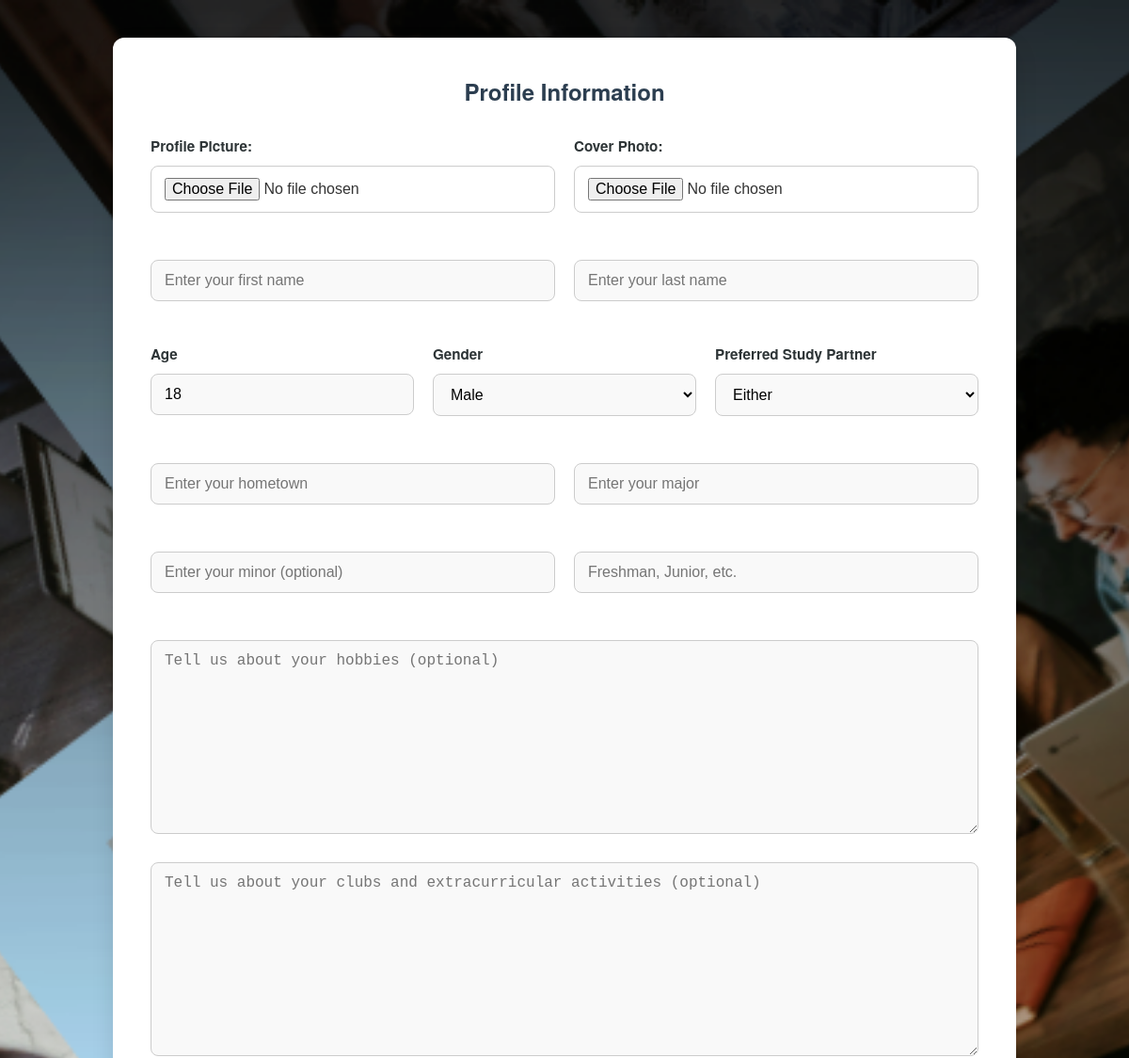
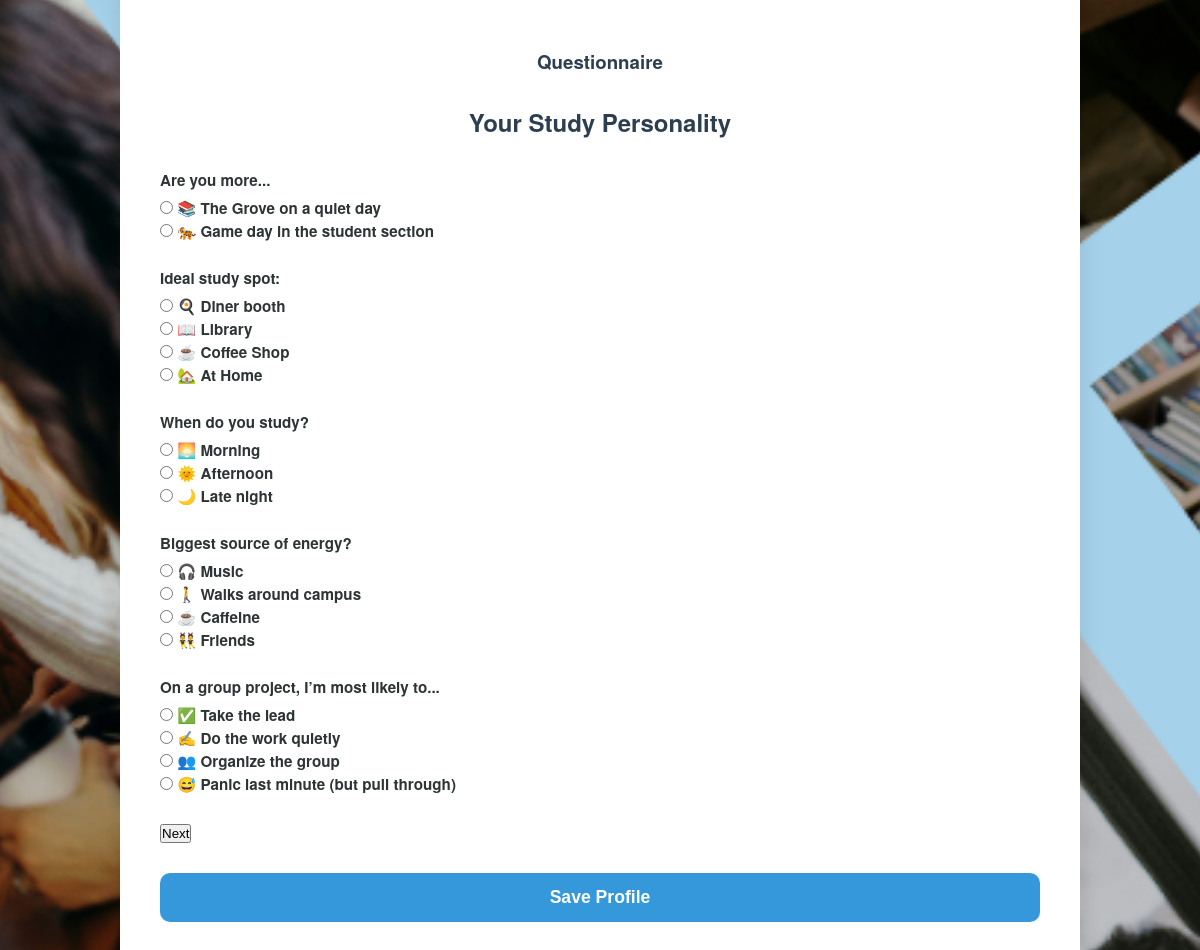
/create-profile/ (signed in), run on the app's committed database (2 pictures, top to bottom).
### app/models.py (models this page shows, shortened)
class Profile(models.Model):
    user = models.OneToOneField(User, on_delete=models.CASCADE)
    current_match_index = models.IntegerField(default=0)
    last_seen = models.DateTimeField(null=True, blank=True)
    is_super_admin = models.BooleanField(default=False)
    is_group_admin = models.BooleanField(default=False)
    first_name = models.CharField(max_length=50, null=False, blank=False)
    last_name = models.CharField(max_length=50, null=False, blank=False)
    age = models.IntegerField(default=18, null=False, blank=False)
    hometown = models.CharField(max_length=100, null=False, blank=False)
    major = models.CharField(max_length=100, null=False, blank=False)
    minor = models.CharField(max_length=100, blank=True, null=True)
    grade = models.CharField(max_length=20, null=False, blank=False)
    GENDER_CHOICES_1 = [
        ('male', 'Male'),
        ('female', 'Female'),
        ('other', 'Other')
    ]
    GENDER_CHOICES_2 = [
        ('', 'Either'),
        ('male', 'Male'),
        ('female', 'Female')
    ]
    CAMPUS_GROUP_CHOICES=[
        ('fraternity_sorority', '🏛 Fraternity/Sorority'), ('academic_clubs', '🧠 Academic clubs (e.g., Honors College, debate, CME)'),
        ('creative_orgs', '🎨 Creative orgs (e.g., theatre, film, writing)'),
        ('sports_intramurals', '🎽 Sports or intramurals'),
        ('music_arts_groups', '🎸 Music or arts-related groups'),
        ('religious_orgs', '🙏 Religious orgs (e.g., Cru, Young Life, RUF)'), ('service_groups', '🌍 Service & volunteer groups'),
        ('niche_clubs', '🧩 Niche interest clubs (e.g., gaming, outdoors, crypto, chess)'),
        ('not_involved', '🚫 Not involved (yet!)')]
    GHOST_LIKELIHOOD_CHOICES = [(str(i), str(i)) for i in range(0, 11)]
    grove_or_game_day = models.CharField(max_length=50, choices=[('grove', '📚 The Grove on a quiet day'), ('game_day', '🐅 Game day in the student section')])
    ideal_study_spot = models.CharField(max_length=50, choices=[('ajax', '🍳 Diner booth'), ('library', '📖 Library'), ('uptown', '☕ Coffee Shop'), ('couch', '🏡 At Home')])
    study_time = models.CharField(max_length=50, choices=[('morning', '🌅 Morning'), ('afternoon', '🌞 Afternoon'), ('late_night', '🌙 Late night')])
    energy_source = models.CharField(max_length=50, choices=[('music', '🎧 Music'), ('walks', '🚶 Walks around campus'), ('caffeine', '☕ Caffeine'), ('friends', '👯 Friends')])
    group_project_role = models.CharField(max_length=50, choices=[('lead', '✅ Take the lead'), ('quiet', '✍️ Do the work quietly'), ('organizer', '👥 Organize the group'), ('panic', '😅 Panic last minute (but pull through)')])
    exam_prep_style = models.CharField(max_length=50, choices=[('solo', 'Solo cram session'), ('flashcards', 'Flashcards and repetition'), ('group', 'Group review'), ('teach', 'Teaching someone else')])
    academic_strength = models.CharField(max_length=50, choices=[('detail', '🔍 Focused & detail-oriented'), ('creative', '💭 Creative problem-solver'), ('fast', '🧠 Fast learner'), ('communicator', '💬 Good communicator')])
    accountability_style = models.CharField(max_length=50, choices=[('daily', 'Daily check-ins'), ('deadlines', 'Deadlines & reminders'), ('casual', 'Casual “you good?” texts'), ('self', 'None—I’m self-driven (usually)')])
    wish_more_of = models.CharField(max_length=50, choices=[('time', '⏳ Time'), ('money', '💰 Money'), ('focus', '🧠 Focus'), ('study_buddies', '🙌 Chill people to study with')])
    hot_take = models.CharField(max_length=100, choices=[('chicken', 'Chicken on a stick > Raising Cane’s'), ('hammocks', 'The Circle should have hammocks'), ('vibes', 'You don’t need a planner — just vibes')])
    planner_fullness = models.IntegerField(validators=[MinValueValidator(0), MaxValueValidator(100)], null=True)  # Range 0-100%
    social_energy = models.CharField(max_length=50, choices=[('high', '📈 high'), ('low', '📉 low'), ('medium', '📊 mid')])
    major_approach = models.CharField(max_length=50, choices=[('love', 'I chose it because I love it'), ('career', 'It aligns with my career goals'), ('realistic', 'It was the most realistic option'), ('figuring_out', 'Still figuring it out 🤷')])
    post_grad_plan = models.CharField(max_length=50, choices=[('grad_school', '🎓 Grad school'), ('job', '💼 Job right away'), ('travel', '✈️ Take time off/travel'), ('unsure', '🤔 Still figuring it out')])
    college_motivation = models.CharField(max_length=50, choices=[('career', '🚀 Career success'), ('learning', '🧠 Learning new stuff'), ('prove', '🧍 Proving it to myself'), ('people', '👫 Meeting the right people')])
    campus_groups = models.CharField(max_length=100, choices=CAMPUS_GROUP_CHOICES)
    match_involvement_importance = models.CharField(max_length=50, choices=[('super', 'Super important'), ('little', 'A little'), ('doesnt_matter', 'Doesn’t matter'), ('prefer_not', 'I’d rather they weren’t 🤣')])
    social_energy_on_campus = models.CharField(max_length=50, choices=[('everywhere', 'I’m everywhere — love meeting people'), ('crew', 'I’ve got my crew, but I’m open'), ('low_key', 'Mostly low-key or solo'), ('searching', 'Still trying to find my people')])
    gender = models.CharField(max_length=6, choices=GENDER_CHOICES_1, null=False, blank=False)
    preferred_gender = models.CharField(max_length=6, choices=GENDER_CHOICES_2, null=True, blank=True)
    hobbies = models.TextField(blank=True, null=True)
    clubs_and_extracurriculars = models.TextField(blank=True, null=True)
    profile_picture = models.ImageField(upload_to='profile_pics/', default='default_profile_pic.jpg', blank=False, null=False)
    cover_photo = models.ImageField(upload_to='cover_photos/', default='default_profile_pic.jpg', blank=False, null=False)
    friends = models.ManyToManyField("self", blank=True)  # For confirmed friends
    pending_sent_requests = models.ManyToManyField("self", symmetrical=False, related_name="pending_received_requests", blank=True)
    liked_profiles = models.ManyToManyField("self", symmetrical=False, related_name="liked_by", blank=True)
    disliked_profiles = models.ManyToManyField("self", symmetrical=False, related_name="disliked_by", blank=True)

### app/views.py (the view)
# urls.py: path('create-profile/', create_profile, name='create_profile'),
@login_required
def create_profile(request):
    try:
        profile = request.user.profile
        if not profile.first_name:  # Check if the profile's first name is empty
            if request.method == "POST":
                profile_form = ProfileForm(request.POST, request.FILES, instance=profile)
                questionnaire_form = QuestionnaireForm(request.POST, instance=profile)
                if profile_form.is_valid() and questionnaire_form.is_valid():
                    profile = profile_form.save(commit=False)
                    profile.user = request.user  # Ensure the current user is assigned to the profile
                    profile.save()  # Save the profile data
                    questionnaire_form.save()  # Save the questionnaire data
                    return redirect("home")  # Redirect to home page after saving
                else:
                    return render(request, "create_profile.html", {
                        "profile_form": profile_form,
                        "questionnaire_form": questionnaire_form
                    })
            else:
                profile_form = ProfileForm(instance=profile)
                questionnaire_form = QuestionnaireForm(instance=profile)
                return render(request, "create_profile.html", {
                    "profile_form": profile_form,
                    "questionnaire_form": questionnaire_form
                })
        return redirect("home")
    except Profile.DoesNotExist:
        if request.method == "POST":
            profile_form = ProfileForm(request.POST, request.FILES)
            questionnaire_form = QuestionnaireForm(request.POST)
            if profile_form.is_valid() and questionnaire_form.is_valid():
                profile = profile_form.save(commit=False)
                profile.user = request.user  # Assign the current user to the profile
                profile.save()
                questionnaire_form.save(commit=False)  # Save questionnaire data
                questionnaire_form.instance = profile  # Link questionnaire to the profile
                questionnaire_form.save()
                return redirect("home")
            else:
                return render(request, "create_profile.html", {
                    "profile_form": profile_form,
                    "questionnaire_form": questionnaire_form
                })
        else:
            profile_form = ProfileForm()
            questionnaire_form = QuestionnaireForm()
            return render(request, "create_profile.html", {
                "profile_form": profile_form,
                "questionnaire_form": questionnaire_form
            })

### app/templates/create_profile.html (shortened to what this page needs)
<!DOCTYPE html>
{% load static %}
<html lang="en">
<head>
    <link rel="stylesheet" href="{% static '../static/create_profile.css' %}">
</head>
<body>
    <form method="post" enctype="multipart/form-data" class="form" novalidate>
        <div class="container">
            <h2 class="text-center mb-4">Profile Information</h2>
            <div class="form-row">
                <div class="form-group">
                    <label for="id_profile_picture">Profile Picture:</label>
                    {{ profile_form.profile_picture }}
                </div>
                <div class="form-group">
                    <label for="id_cover_photo">Cover Photo:</label>
                    {{ profile_form.cover_photo }}
                </div>
            </div>
            <div class="form-row">
                <div class="form-group">
                    {{ profile_form.first_name }}
                </div>
                <div class="form-group">
                    {{ profile_form.last_name }}
                </div>
            </div>
            <div class="form-row">
                <div class="form-group">
                    <label>Age</label>
                    {{ profile_form.age }}
                </div>
                <div class="form-group">
                    <label>Gender</label>
                    {{ profile_form.gender }}
                </div>
                <div class="form-group">
                    <label>Preferred Study Partner</label>
                    {{ profile_form.preferred_gender }}
                </div>
            </div>
            <div class="form-row">
                <div class="form-group">
                    {{ profile_form.hometown }}
                </div>
                <div class="form-group">
                    {{ profile_form.major }}
                </div>
            </div>
            <div class="form-row">
                <div class="form-group">
                    {{ profile_form.minor }}
                </div>
                <div class="form-group">
                    {{ profile_form.grade }}
                </div>
            </div>
            <div class="form-group">
                {{ profile_form.hobbies }}
            </div>
            <div class="form-group">
                {{ profile_form.clubs_and_extracurriculars }}
            </div>
            <h3 class="mt-4">Questionnaire</h3>
            {% include 'questionnaire_sections.html' %}
            <div class="navigation-buttons mt-4">
                <button type="button" id="next-btn">Next</button>
            </div>
            <button type="submit" class="btn btn-primary btn-block">Save Profile</button>
        </div>
    </form>
</body>
</html>

### app/templates/questionnaire_sections.html (shortened to what this page needs)
<div class="questionnaire-section" data-step="1">
    <h2 class="mt-3">Your Study Personality</h2>
    <div class="form-group">
        <label class="question-label">Are you more...</label>
        {{ questionnaire_form.grove_or_game_day }}
    </div>
    <div class="form-group">
        <label class="question-label">Ideal study spot:</label>
        {{ questionnaire_form.ideal_study_spot }}
    </div>
    <div class="form-group">
        <label class="question-label">When do you study?</label>
        {{ questionnaire_form.study_time }}
    </div>
    <div class="form-group">
        <label class="question-label">Biggest source of energy?</label>
        {{ questionnaire_form.energy_source }}
    </div>
    <div class="form-group">
        <label class="question-label">On a group project, I’m most likely to...</label>
        {{ questionnaire_form.group_project_role }}
    </div>
</div>

### app/static/create_profile.css (style rules this page uses)
* { box-sizing: border-box; margin: 0; padding: 0; }
body { background-image: url(../static/images/mainphoto.png); background-repeat: no-repeat; background-size: cover; background-position: center; font-family: 'Helvetica Neue', sans-serif; background-color: #f0f2f5; color: #333; padding: 40px 20px; }
.container { max-width: 960px; margin: auto; background: #fff; border-radius: 12px; padding: 40px; box-shadow: 0 10px 25px rgba(0, 0, 0, 0.1); }
h2, h3 { text-align: center; color: #2c3e50; margin-bottom: 30px; }
h3 { margin-top: 50px; }
.form-row { display: flex; gap: 20px; margin-bottom: 20px; flex-direction: row; }
.form-group, .form-column, .questionnaire-field { flex: 1 1 100%; display: flex; flex-direction: column; margin-bottom: 25px; }
.form-group input, .form-group select, .form-group textarea, .questionnaire-field input, .questionnaire-field select, .questionnaire-field textarea { padding: 12px 14px; border: 1px solid #ccc; border-radius: 8px; background-color: #f9f9f9; font-size: 1rem; margin-top: 5px; transition: all 0.2s ease; }
label, .question-label { font-weight: 600; margin-bottom: 5px; color: #2d3436; font-size: 0.95rem; }
input[type="file"] { background-color: transparent; }
button.btn { margin-top: 30px; padding: 14px; background-color: #3498db; color: #fff; border: none; border-radius: 10px; font-weight: bold; font-size: 1.1rem; cursor: pointer; width: 100%; transition: background-color 0.3s ease; }

### data on the page
Profile: age "18", gender "Male", preferred_gender "Either", grove_or_game_day "☐ 📚 The Grove on a quiet day ☐ 🐅 Game day in the student sec", ideal_study_spot "☐ 🍳 Diner booth ☐ 📖 Library ☐ ☕ Coffee Shop ☐ 🏡 At Home", study_time "☐ 🌅 Morning ☐ 🌞 Afternoon ☐ 🌙 Late night", energy_source "☐ 🎧 Music ☐ 🚶 Walks around campus ☐ ☕ Caffeine ☐ 👯 Friends", group_project_role "☐ ✅ Take the lead ☐ ✍️ Do the work quietly ☐ 👥 Organize the group ☐ 😅 Panic last minute (but pull"
